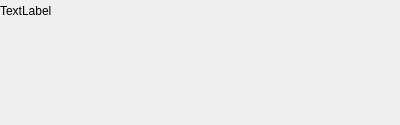
<?xml version="1.0" encoding="UTF-8"?>
<ui version="4.0">
 <class>EditorItem</class>
 <widget class="QWidget" name="EditorItem">
  <property name="geometry">
   <rect>
    <x>0</x>
    <y>0</y>
    <width>400</width>
    <height>125</height>
   </rect>
  </property>
  <property name="sizePolicy">
   <sizepolicy hsizetype="Expanding" vsizetype="Expanding">
    <horstretch>1</horstretch>
    <verstretch>1</verstretch>
   </sizepolicy>
  </property>
  <property name="windowTitle">
   <string>Form</string>
  </property>
  <layout class="QVBoxLayout" name="verticalLayout_2">
   <property name="leftMargin">
    <number>0</number>
   </property>
   <property name="topMargin">
    <number>0</number>
   </property>
   <property name="rightMargin">
    <number>0</number>
   </property>
   <property name="bottomMargin">
    <number>0</number>
   </property>
   <item>
    <layout class="QVBoxLayout" name="verticalLayout_Titel">
     <property name="spacing">
      <number>0</number>
     </property>
     <item>
      <widget class="QLabel" name="label_Titel">
       <property name="sizePolicy">
        <sizepolicy hsizetype="Preferred" vsizetype="Preferred">
         <horstretch>0</horstretch>
         <verstretch>1</verstretch>
        </sizepolicy>
       </property>
       <property name="text">
        <string>TextLabel</string>
       </property>
      </widget>
     </item>
     <item>
      <widget class="QWidget" name="widgetShadeSpace" native="true">
       <property name="sizePolicy">
        <sizepolicy hsizetype="Expanding" vsizetype="Expanding">
         <horstretch>0</horstretch>
         <verstretch>5</verstretch>
        </sizepolicy>
       </property>
       <layout class="QVBoxLayout" name="verticalLayout_3">
        <property name="leftMargin">
         <number>0</number>
        </property>
        <property name="topMargin">
         <number>0</number>
        </property>
        <property name="rightMargin">
         <number>0</number>
        </property>
        <property name="bottomMargin">
         <number>0</number>
        </property>
        <item>
         <layout class="QVBoxLayout" name="verticalLayout_ShadeSpace"/>
        </item>
       </layout>
      </widget>
     </item>
    </layout>
   </item>
  </layout>
 </widget>
 <resources/>
 <connections/>
</ui>
